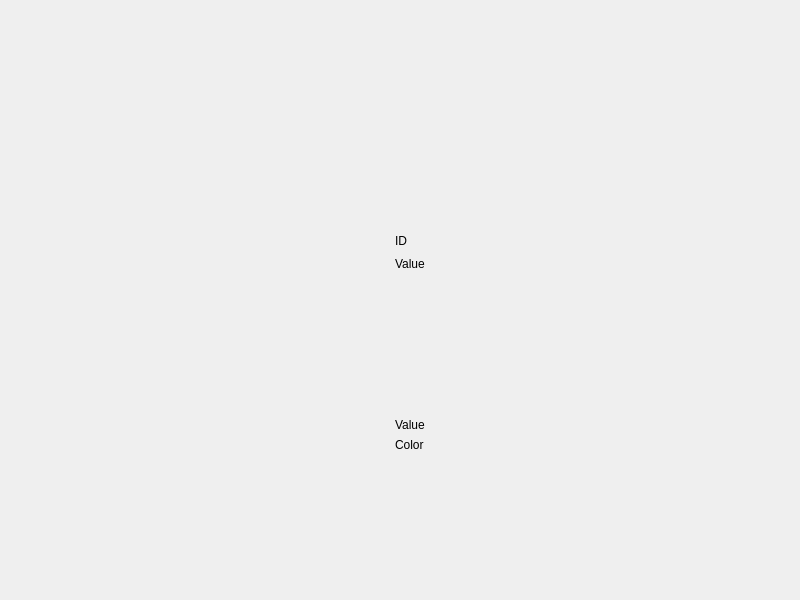
<?xml version="1.0" encoding="UTF-8"?>
<ui version="4.0">
 <class>ColorRampEditorTestWindow</class>
 <widget class="QMainWindow" name="ColorRampEditorTestWindow">
  <property name="geometry">
   <rect>
    <x>0</x>
    <y>0</y>
    <width>800</width>
    <height>600</height>
   </rect>
  </property>
  <property name="windowTitle">
   <string>Color Ramp Editor Test Window</string>
  </property>
  <widget class="QWidget" name="centralwidget">
   <layout class="QGridLayout" name="gridLayout">
    <item row="0" column="0" colspan="5">
     <widget class="ColorRampEditor" name="colorRampHorizontal" native="true">
      <property name="sizePolicy">
       <sizepolicy hsizetype="Expanding" vsizetype="Fixed">
        <horstretch>0</horstretch>
        <verstretch>0</verstretch>
       </sizepolicy>
      </property>
      <property name="minimumSize">
       <size>
        <width>0</width>
        <height>80</height>
       </size>
      </property>
      <property name="Vertical" stdset="0">
       <bool>false</bool>
      </property>
     </widget>
    </item>
    <item row="1" column="0" rowspan="7">
     <widget class="ColorRampEditor" name="colorRampVertical" native="true">
      <property name="sizePolicy">
       <sizepolicy hsizetype="Fixed" vsizetype="Expanding">
        <horstretch>0</horstretch>
        <verstretch>0</verstretch>
       </sizepolicy>
      </property>
      <property name="minimumSize">
       <size>
        <width>80</width>
        <height>0</height>
       </size>
      </property>
      <property name="Vertical" stdset="0">
       <bool>true</bool>
      </property>
     </widget>
    </item>
    <item row="1" column="2">
     <spacer name="verticalSpacer">
      <property name="orientation">
       <enum>Qt::Vertical</enum>
      </property>
      <property name="sizeHint" stdset="0">
       <size>
        <width>20</width>
        <height>115</height>
       </size>
      </property>
     </spacer>
    </item>
    <item row="2" column="2">
     <widget class="QLabel" name="label">
      <property name="text">
       <string>ID</string>
      </property>
     </widget>
    </item>
    <item row="2" column="3">
     <widget class="QLabel" name="sliderId">
      <property name="minimumSize">
       <size>
        <width>60</width>
        <height>0</height>
       </size>
      </property>
      <property name="text">
       <string/>
      </property>
     </widget>
    </item>
    <item row="3" column="1">
     <spacer name="horizontalSpacer">
      <property name="orientation">
       <enum>Qt::Horizontal</enum>
      </property>
      <property name="sizeHint" stdset="0">
       <size>
        <width>278</width>
        <height>20</height>
       </size>
      </property>
     </spacer>
    </item>
    <item row="3" column="2">
     <widget class="QLabel" name="label_2">
      <property name="text">
       <string>Value</string>
      </property>
     </widget>
    </item>
    <item row="3" column="3">
     <widget class="QLabel" name="sliderValue">
      <property name="text">
       <string/>
      </property>
     </widget>
    </item>
    <item row="3" column="4">
     <spacer name="horizontalSpacer_2">
      <property name="orientation">
       <enum>Qt::Horizontal</enum>
      </property>
      <property name="sizeHint" stdset="0">
       <size>
        <width>277</width>
        <height>20</height>
       </size>
      </property>
     </spacer>
    </item>
    <item row="4" column="2">
     <spacer name="verticalSpacer_3">
      <property name="orientation">
       <enum>Qt::Vertical</enum>
      </property>
      <property name="sizeHint" stdset="0">
       <size>
        <width>20</width>
        <height>116</height>
       </size>
      </property>
     </spacer>
    </item>
    <item row="5" column="2">
     <widget class="QLabel" name="label_4">
      <property name="text">
       <string>Value</string>
      </property>
     </widget>
    </item>
    <item row="5" column="3">
     <widget class="QLabel" name="colorRampValue">
      <property name="text">
       <string/>
      </property>
     </widget>
    </item>
    <item row="6" column="2">
     <widget class="QLabel" name="label_3">
      <property name="text">
       <string>Color</string>
      </property>
     </widget>
    </item>
    <item row="6" column="3">
     <widget class="QLabel" name="colorRampColor">
      <property name="text">
       <string/>
      </property>
     </widget>
    </item>
    <item row="7" column="2">
     <spacer name="verticalSpacer_2">
      <property name="orientation">
       <enum>Qt::Vertical</enum>
      </property>
      <property name="sizeHint" stdset="0">
       <size>
        <width>20</width>
        <height>115</height>
       </size>
      </property>
     </spacer>
    </item>
   </layout>
  </widget>
 </widget>
 <customwidgets>
  <customwidget>
   <class>ColorRampEditor</class>
   <extends>QWidget</extends>
   <header>ColorRampEditor.hpp</header>
   <container>1</container>
  </customwidget>
 </customwidgets>
 <resources/>
 <connections/>
</ui>
